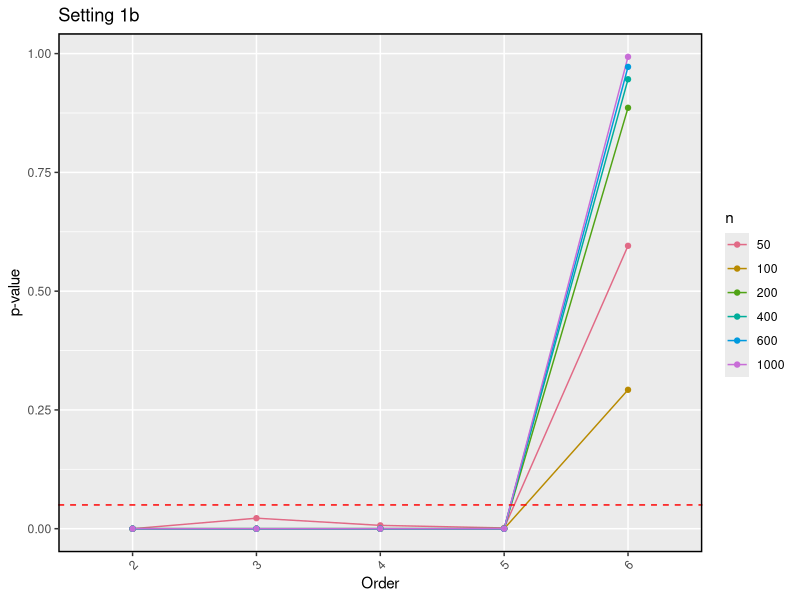

The R script that drew this image: (Note: this script raises an error after producing the figure.)
generate_sample <- function(n, p, real_lambda, real_psi){
  Y <- MASS::mvrnorm(n = n, mu = rep(0,p), Sigma = real_lambda %*% t(real_lambda) + real_psi) 
  return(Y)
}

tr <- function(M){
  # Calculate the trace of matrix M
  return(sum(diag(M)))
}

hypo_TS <- function(Y,lambda,psi){
  ### Input: Y: Sample matrix
  ###       lambda: the estimated loading matrix
  ###       psi: the estimated psi matrix
  ### Output: 
  ###       Test statistics
  n <- nrow(Y)
  p <- ncol(Y)
  m <- ncol(lambda)
  S <- cov(Y)
  print(psi)
  Sigma <- lambda %*% t(lambda) + diag(psi)
  print(det(Sigma))
  #print(Sigma)
  TS <- n * (log(det(Sigma)) + tr(solve(Sigma) %*% S) - log(det(S)) - p )
  s <- 1/2 * (p - m)^2 - 1/2 * (p + m)
  p_value <- 1 - pchisq(TS,s)
  return(p_value)
}

loading1 <- function(){
  real_lambda <- matrix(c(0.95,0,0.9,0,0.85,0,0,0.8,0,0.75,0,0.7), nrow = 6, ncol = 2, byrow = TRUE)
  real_psi <- diag(diag(diag(rep(1,6)) - real_lambda %*% t(real_lambda)))
  result <- list(real_lambda,real_psi)
  return(result)
}
################################################################################
set.seed(123)
library("reshape2")
library("tidyverse")
library("patchwork")
N <- c(50,100,200,400,600,1000)
result.dataframe <- data.frame(
  n = numeric(),
  "2" = numeric(),
  "3" = numeric(),
  "4" = numeric(),
  "5" = numeric(),
  "6" = numeric()
)
real_lambda <- matrix(c(
  0.8, 0, 0, 0,
  0.8, 0, 0, 0,
  0.8, 0, 0, 0,
  0, 0.7, 0.7, 0,
  0, 0.7, 0.7, 0,
  0, 0.7, 0.7, 0,
  0.6, 0.6, 0, 0,
  0.6, 0.6, 0, 0,
  0.6, 0.6, 0, 0,
  0, 0, 0.5, 0.5,
  0, 0, 0.5, 0.5,
  0, 0, 0.5, 0.5
), nrow = 12, ncol = 4, byrow = TRUE)
real_psi <- diag(rep(0.3, 12))

p <- nrow(real_lambda)
m <- ncol(real_lambda)
for (n in N){
  
  Y <- generate_sample(n, p, real_lambda, real_psi)
  p_value <- numeric(p/2 - 1)
  for (k in 2:p/2){
    mle_result <- factanal(Y, factors = k,  rotation = 'varimax')
    est_lambda <- mle_result$loadings
    print(est_lambda)
    est_psi <- mle_result$uniquenesses
    #print(est_psi)
    TS <- mle_result$PVAL
    p_value[k-1] <- TS
  }
  result.dataframe <- rbind(result.dataframe, data.frame(
    n = n,
    "2" = p_value[1],
    "3" = p_value[2],
    "4" = p_value[3],
    "5" = p_value[4],
    "6" = p_value[5]
  ))
}
df_long <- melt(result.dataframe, id.vars = "n", variable.name = "order", value.name = "statistics")
plot2 <- ggplot(df_long, aes(x = order, y = statistics, color = as.factor(n), group = n)) +
  geom_line() +
  geom_point() +
  labs(title = "Setting 1b",
       x = "Order", 
       y = "p-value", 
       color = "n") +
  theme(axis.text.x = element_text(angle = 45, hjust = 1),
        panel.border = element_rect(colour = "black", fill = NA, size = 1)) +
  geom_hline(yintercept = 0.05,
             color = "red",,
             linetype = "dashed") +
  colorspace::scale_color_discrete_qualitative() +
  scale_x_discrete(labels = c(2, 3, 4, 5, 6))
plot1
plot <- plot1 + plot2 + plot_layout(guides = "collect")
plot
ggsave("result_plot/OSresult_hypotest.pdf", height = 4) 
